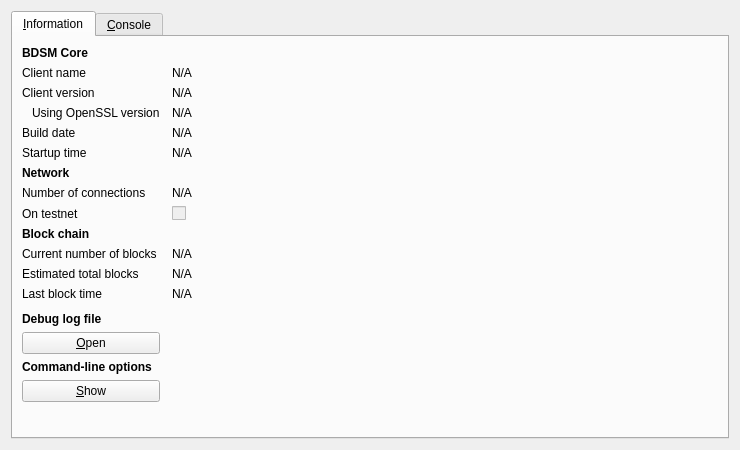
<?xml version="1.0" encoding="UTF-8"?>
<ui version="4.0">
 <class>RPCConsole</class>
 <widget class="QDialog" name="RPCConsole">
  <property name="geometry">
   <rect>
    <x>0</x>
    <y>0</y>
    <width>740</width>
    <height>450</height>
   </rect>
  </property>
  <property name="windowTitle">
   <string>BDSM - Debug window</string>
  </property>
  <layout class="QVBoxLayout" name="verticalLayout_2">
   <item>
    <widget class="QTabWidget" name="tabWidget">
     <property name="currentIndex">
      <number>0</number>
     </property>
     <widget class="QWidget" name="tab_info">
      <attribute name="title">
       <string>&amp;Information</string>
      </attribute>
      <layout class="QGridLayout" name="gridLayout" columnstretch="0,1">
       <property name="horizontalSpacing">
        <number>12</number>
       </property>
       <item row="0" column="0">
        <widget class="QLabel" name="label_9">
         <property name="font">
          <font>
           <weight>75</weight>
           <bold>true</bold>
          </font>
         </property>
         <property name="text">
          <string>BDSM Core</string>
         </property>
        </widget>
       </item>
       <item row="1" column="0">
        <widget class="QLabel" name="label_5">
         <property name="text">
          <string>Client name</string>
         </property>
        </widget>
       </item>
       <item row="1" column="1">
        <widget class="QLabel" name="clientName">
         <property name="cursor">
          <cursorShape>IBeamCursor</cursorShape>
         </property>
         <property name="text">
          <string>N/A</string>
         </property>
         <property name="textFormat">
          <enum>Qt::PlainText</enum>
         </property>
         <property name="textInteractionFlags">
          <set>Qt::LinksAccessibleByMouse|Qt::TextSelectableByKeyboard|Qt::TextSelectableByMouse</set>
         </property>
        </widget>
       </item>
       <item row="2" column="0">
        <widget class="QLabel" name="label_6">
         <property name="text">
          <string>Client version</string>
         </property>
        </widget>
       </item>
       <item row="2" column="1">
        <widget class="QLabel" name="clientVersion">
         <property name="cursor">
          <cursorShape>IBeamCursor</cursorShape>
         </property>
         <property name="text">
          <string>N/A</string>
         </property>
         <property name="textFormat">
          <enum>Qt::PlainText</enum>
         </property>
         <property name="textInteractionFlags">
          <set>Qt::LinksAccessibleByMouse|Qt::TextSelectableByKeyboard|Qt::TextSelectableByMouse</set>
         </property>
        </widget>
       </item>
       <item row="3" column="0">
        <widget class="QLabel" name="label_14">
         <property name="text">
          <string>Using OpenSSL version</string>
         </property>
         <property name="indent">
          <number>10</number>
         </property>
        </widget>
       </item>
       <item row="3" column="1">
        <widget class="QLabel" name="openSSLVersion">
         <property name="cursor">
          <cursorShape>IBeamCursor</cursorShape>
         </property>
         <property name="text">
          <string>N/A</string>
         </property>
         <property name="textFormat">
          <enum>Qt::PlainText</enum>
         </property>
         <property name="textInteractionFlags">
          <set>Qt::LinksAccessibleByMouse|Qt::TextSelectableByKeyboard|Qt::TextSelectableByMouse</set>
         </property>
        </widget>
       </item>
       <item row="4" column="0">
        <widget class="QLabel" name="label_12">
         <property name="text">
          <string>Build date</string>
         </property>
        </widget>
       </item>
       <item row="4" column="1">
        <widget class="QLabel" name="buildDate">
         <property name="cursor">
          <cursorShape>IBeamCursor</cursorShape>
         </property>
         <property name="text">
          <string>N/A</string>
         </property>
         <property name="textFormat">
          <enum>Qt::PlainText</enum>
         </property>
         <property name="textInteractionFlags">
          <set>Qt::LinksAccessibleByMouse|Qt::TextSelectableByKeyboard|Qt::TextSelectableByMouse</set>
         </property>
        </widget>
       </item>
       <item row="5" column="0">
        <widget class="QLabel" name="label_13">
         <property name="text">
          <string>Startup time</string>
         </property>
        </widget>
       </item>
       <item row="5" column="1">
        <widget class="QLabel" name="startupTime">
         <property name="cursor">
          <cursorShape>IBeamCursor</cursorShape>
         </property>
         <property name="text">
          <string>N/A</string>
         </property>
         <property name="textFormat">
          <enum>Qt::PlainText</enum>
         </property>
         <property name="textInteractionFlags">
          <set>Qt::LinksAccessibleByMouse|Qt::TextSelectableByKeyboard|Qt::TextSelectableByMouse</set>
         </property>
        </widget>
       </item>
       <item row="6" column="0">
        <widget class="QLabel" name="label_11">
         <property name="font">
          <font>
           <weight>75</weight>
           <bold>true</bold>
          </font>
         </property>
         <property name="text">
          <string>Network</string>
         </property>
        </widget>
       </item>
       <item row="7" column="0">
        <widget class="QLabel" name="label_7">
         <property name="text">
          <string>Number of connections</string>
         </property>
        </widget>
       </item>
       <item row="7" column="1">
        <widget class="QLabel" name="numberOfConnections">
         <property name="cursor">
          <cursorShape>IBeamCursor</cursorShape>
         </property>
         <property name="text">
          <string>N/A</string>
         </property>
         <property name="textFormat">
          <enum>Qt::PlainText</enum>
         </property>
         <property name="textInteractionFlags">
          <set>Qt::LinksAccessibleByMouse|Qt::TextSelectableByKeyboard|Qt::TextSelectableByMouse</set>
         </property>
        </widget>
       </item>
       <item row="8" column="0">
        <widget class="QLabel" name="label_8">
         <property name="text">
          <string>On testnet</string>
         </property>
        </widget>
       </item>
       <item row="8" column="1">
        <widget class="QCheckBox" name="isTestNet">
         <property name="enabled">
          <bool>false</bool>
         </property>
         <property name="text">
          <string/>
         </property>
        </widget>
       </item>
       <item row="9" column="0">
        <widget class="QLabel" name="label_10">
         <property name="font">
          <font>
           <weight>75</weight>
           <bold>true</bold>
          </font>
         </property>
         <property name="text">
          <string>Block chain</string>
         </property>
        </widget>
       </item>
       <item row="10" column="0">
        <widget class="QLabel" name="label_3">
         <property name="text">
          <string>Current number of blocks</string>
         </property>
        </widget>
       </item>
       <item row="10" column="1">
        <widget class="QLabel" name="numberOfBlocks">
         <property name="cursor">
          <cursorShape>IBeamCursor</cursorShape>
         </property>
         <property name="text">
          <string>N/A</string>
         </property>
         <property name="textFormat">
          <enum>Qt::PlainText</enum>
         </property>
         <property name="textInteractionFlags">
          <set>Qt::LinksAccessibleByMouse|Qt::TextSelectableByKeyboard|Qt::TextSelectableByMouse</set>
         </property>
        </widget>
       </item>
       <item row="11" column="0">
        <widget class="QLabel" name="label_4">
         <property name="text">
          <string>Estimated total blocks</string>
         </property>
        </widget>
       </item>
       <item row="11" column="1">
        <widget class="QLabel" name="totalBlocks">
         <property name="cursor">
          <cursorShape>IBeamCursor</cursorShape>
         </property>
         <property name="text">
          <string>N/A</string>
         </property>
         <property name="textFormat">
          <enum>Qt::PlainText</enum>
         </property>
         <property name="textInteractionFlags">
          <set>Qt::LinksAccessibleByMouse|Qt::TextSelectableByKeyboard|Qt::TextSelectableByMouse</set>
         </property>
        </widget>
       </item>
       <item row="12" column="0">
        <widget class="QLabel" name="label_2">
         <property name="text">
          <string>Last block time</string>
         </property>
        </widget>
       </item>
       <item row="12" column="1">
        <widget class="QLabel" name="lastBlockTime">
         <property name="cursor">
          <cursorShape>IBeamCursor</cursorShape>
         </property>
         <property name="text">
          <string>N/A</string>
         </property>
         <property name="textFormat">
          <enum>Qt::PlainText</enum>
         </property>
         <property name="textInteractionFlags">
          <set>Qt::LinksAccessibleByMouse|Qt::TextSelectableByKeyboard|Qt::TextSelectableByMouse</set>
         </property>
        </widget>
       </item>
       <item row="13" column="0">
        <spacer name="verticalSpacer_2">
         <property name="orientation">
          <enum>Qt::Vertical</enum>
         </property>
         <property name="sizeHint" stdset="0">
          <size>
           <width>20</width>
           <height>20</height>
          </size>
         </property>
        </spacer>
       </item>
       <item row="14" column="0">
        <widget class="QLabel" name="labelDebugLogfile">
         <property name="font">
          <font>
           <weight>75</weight>
           <bold>true</bold>
          </font>
         </property>
         <property name="text">
          <string>Debug log file</string>
         </property>
        </widget>
       </item>
       <item row="15" column="0">
        <widget class="QPushButton" name="openDebugLogfileButton">
         <property name="toolTip">
          <string>Open the BDSM debug log file from the current data directory. This can take a few seconds for large log files.</string>
         </property>
         <property name="text">
          <string>&amp;Open</string>
         </property>
         <property name="autoDefault">
          <bool>false</bool>
         </property>
        </widget>
       </item>
       <item row="16" column="0">
        <widget class="QLabel" name="labelCLOptions">
         <property name="font">
          <font>
           <weight>75</weight>
           <bold>true</bold>
          </font>
         </property>
         <property name="text">
          <string>Command-line options</string>
         </property>
        </widget>
       </item>
       <item row="17" column="0">
        <widget class="QPushButton" name="showCLOptionsButton">
         <property name="toolTip">
          <string>Show the BDSM-Qt help message to get a list with possible BDSM command-line options.</string>
         </property>
         <property name="text">
          <string>&amp;Show</string>
         </property>
         <property name="autoDefault">
          <bool>false</bool>
         </property>
        </widget>
       </item>
       <item row="18" column="0">
        <spacer name="verticalSpacer">
         <property name="orientation">
          <enum>Qt::Vertical</enum>
         </property>
         <property name="sizeHint" stdset="0">
          <size>
           <width>20</width>
           <height>40</height>
          </size>
         </property>
        </spacer>
       </item>
      </layout>
     </widget>
     <widget class="QWidget" name="tab_console">
      <attribute name="title">
       <string>&amp;Console</string>
      </attribute>
      <layout class="QVBoxLayout" name="verticalLayout_3">
       <property name="spacing">
        <number>3</number>
       </property>
       <item>
        <widget class="QTextEdit" name="messagesWidget">
         <property name="minimumSize">
          <size>
           <width>0</width>
           <height>100</height>
          </size>
         </property>
         <property name="readOnly">
          <bool>true</bool>
         </property>
         <property name="tabKeyNavigation" stdset="0">
          <bool>false</bool>
         </property>
         <property name="columnCount" stdset="0">
          <number>2</number>
         </property>
        </widget>
       </item>
       <item>
        <layout class="QHBoxLayout" name="horizontalLayout">
         <property name="spacing">
          <number>3</number>
         </property>
         <item>
          <widget class="QLabel" name="label">
           <property name="text">
            <string notr="true">&gt;</string>
           </property>
          </widget>
         </item>
         <item>
          <widget class="QLineEdit" name="lineEdit"/>
         </item>
         <item>
          <widget class="QPushButton" name="clearButton">
           <property name="maximumSize">
            <size>
             <width>24</width>
             <height>24</height>
            </size>
           </property>
           <property name="toolTip">
            <string>Clear console</string>
           </property>
           <property name="text">
            <string/>
           </property>
           <property name="icon">
            <iconset resource="../bitcoin.qrc">
             <normaloff>:/icons/remove</normaloff>:/icons/remove</iconset>
           </property>
           <property name="shortcut">
            <string notr="true">Ctrl+L</string>
           </property>
           <property name="autoDefault">
            <bool>false</bool>
           </property>
          </widget>
         </item>
        </layout>
       </item>
      </layout>
     </widget>
    </widget>
   </item>
  </layout>
 </widget>
 <resources>
  <include location="../bitcoin.qrc"/>
 </resources>
 <connections/>
</ui>
